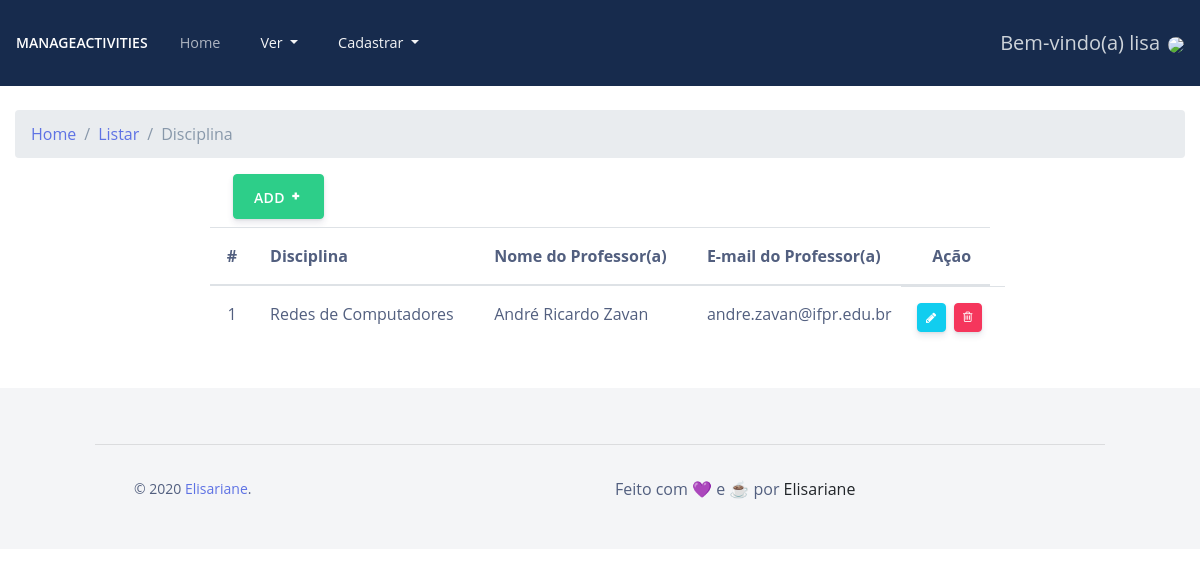
/listar/disciplinas/ (signed in), run on an earlier commit of the app's database.
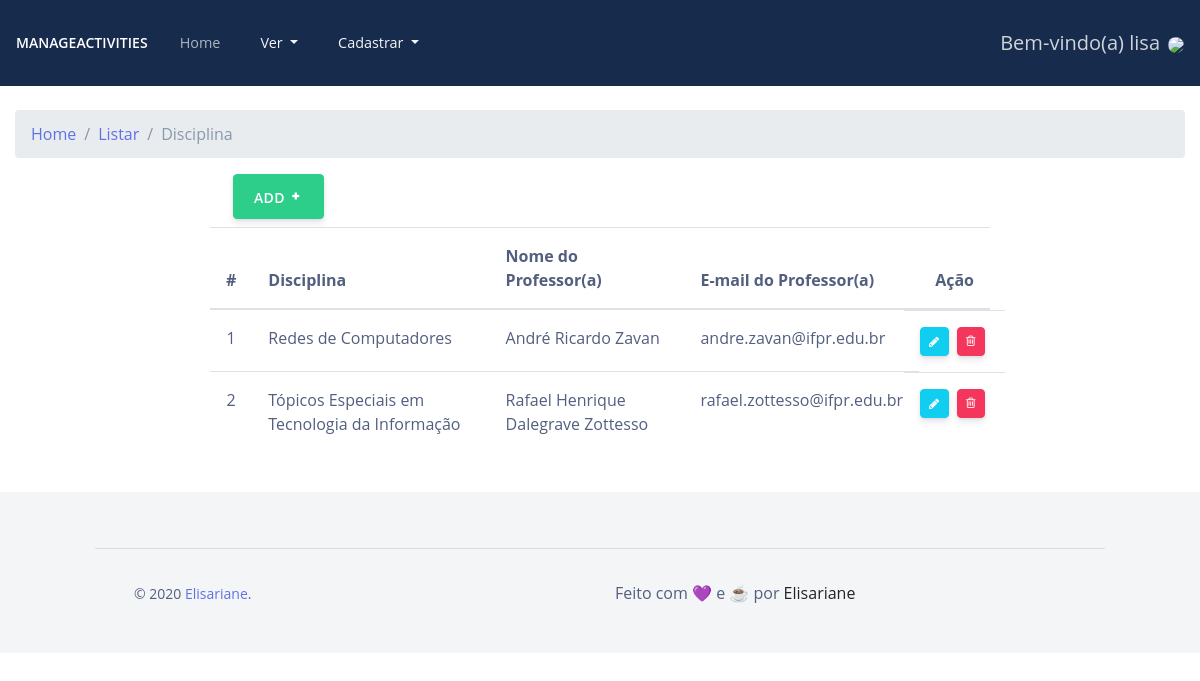
And on a later commit of the database.
### cadastros/models.py (models this page shows, shortened)
class Disciplina(models.Model):
    nome = models.CharField(max_length=150)
    nomeProfessor = models.CharField(
        max_length=150, verbose_name="Nome do Professor(a)")
    emailProfessor = models.CharField(
        max_length=150, verbose_name="E-mail do Professor(a)")
    usuario = models.ForeignKey(User, on_delete=models.PROTECT)

### cadastros/views.py (the view)
# urls.py: path('listar/disciplinas/', DisciplinaList.as_view(),
class DisciplinaList(LoginRequiredMixin, ListView):
    login_url = reverse_lazy('login')
    model = Disciplina
    template_name = 'cadastros/listas/disciplinas.html'
    def get_queryset(self):
        self.object_list = Disciplina.objects.filter(usuario=self.request.user)
        return self.object_list

### cadastros/templates/cadastros/listas/disciplinas.html (shortened to what this page needs)
{% extends 'modelo.html' %} {% load static %}
{% block breadcrumb %}
    <div class="col-12 mt-4">
      <nav aria-label="breadcrumb" role="navigation">
        <ol class="breadcrumb">
          <li class="breadcrumb-item"><a href={% url 'inicio' %}>Home</a></li>
          <li class="breadcrumb-item"><a href="#">Listar</a></li>
          <li class="breadcrumb-item active" aria-current="page">Disciplina</li>
        </ol>
      </nav>
    </div>
{% endblock %}
{% block conteudo %}
<div class="container-fluid">
  <div class="col-8 center m-2">
    <a href="{% url 'cadastrar-disciplina' %}" type="button" rel="tooltip" class="btn btn-success btn-icon btn-simple" style=" color: white" data-original-title="" title="">
      ADD <i class="ni ni-fat-add pt-1"></i>
    </a>
  </div>
  <table class="table col-8 center " id="tabela-listar">
    <thead>
        <tr>
            <th class="text-center">#</th>
            <th>Disciplina</th>
            <th>Nome do Professor(a)</th>
            <th>E-mail do Professor(a)</th>
            <th>Ação</th>
        </tr>
    </thead>
    <tbody >
      {% for disciplina in object_list %}
        <tr>
            <td class="text-center">{{disciplina.pk}}</td>
            <td>{{disciplina.nome}}</td>
            <td>{{disciplina.nomeProfessor}}</td>
            <td>{{disciplina.emailProfessor}}</td>
            <td class="row">
              <a href="{% url 'editar-disciplina' disciplina.pk %}" type="button" rel="tooltip" style=" color: white" class="btn btn-info btn-icon btn-sm " data-original-title="" title="">
                <i class="fa fa-pencil pt-1 " aria-hidden="true"></i>
              </a>
              <a href="{% url 'excluir-disciplina' disciplina.pk %}" type="button" rel="tooltip" style=" color: white" class="btn btn-danger btn-icon btn-sm " data-original-title="" title="">
                <i class="fa fa-trash-o" aria-hidden="true"></i>                </a>
            </td>
        </tr>
    {% empty %}
    <tr>
        <td colspan="5">Nenhuma disciplina foi cadastrada!</td>
    </tr>
    {% endfor %}
    </tbody>
</table>
</div>
{% endblock %}

What changed in the data, as far as the page shows it:
added Disciplina: pk "2", nome "Tópicos Especiais em Tecnologia da Informação", nomeProfessor "Rafael Henrique Dalegrave Zottesso", emailProfessor "rafael.zottesso@ifpr.edu.br"
